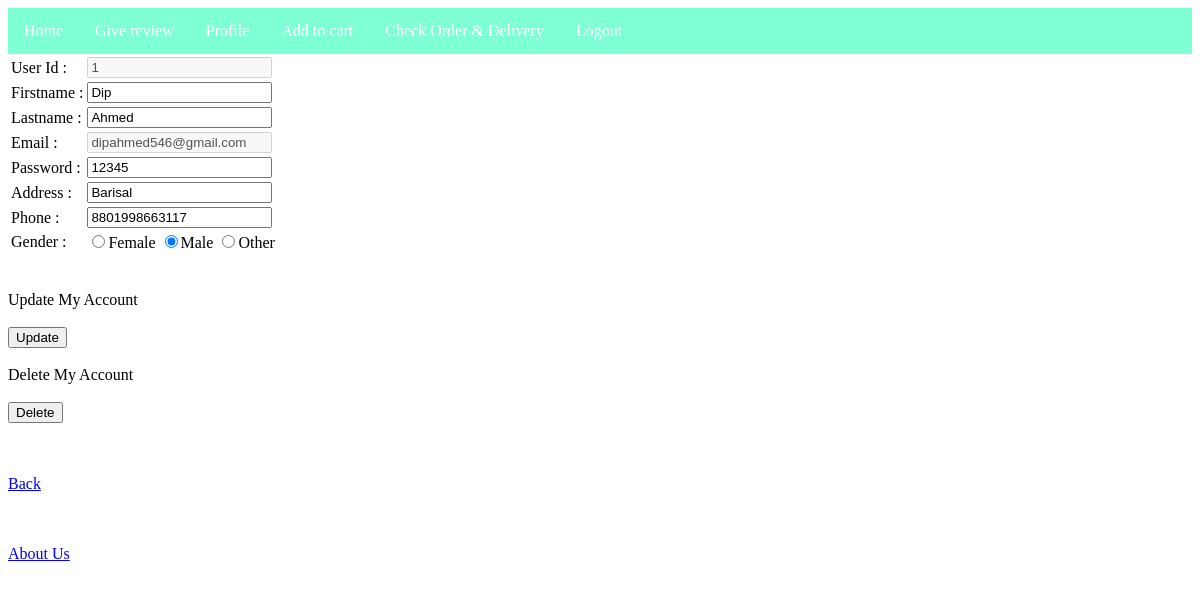
The page /BUYER/view/BuyerProfile.php (signed in) on the database its author committed.
### tables this page shows
CREATE TABLE `users` (
  `id` int(50) NOT NULL,
  `userPassword` varchar(20) NOT NULL,
  `firstname` varchar(20) NOT NULL,
  `lastname` varchar(20) NOT NULL,
  `userType` varchar(20) NOT NULL,
  `phone` varchar(20) NOT NULL,
  `gender` varchar(20) NOT NULL,
  `homeAddress` varchar(20) NOT NULL,
  `email` varchar(50) NOT NULL,
  `birthDate` date NOT NULL,
  `imageName` varchar(100) NOT NULL
);

### BUYER/model/model.php (called while the page is built, shortened)
<?php
class db{
 function CheckUsers($conn,$table,$userName,$password)
 {
  $result = $conn->query("SELECT * FROM ". $table." WHERE email='". $userName."' AND userPassword='". $password."'");
 return $result;
 }
}
?>

### BUYER/view/BuyerProfile.php (the view, shortened to what this page needs)
<?php
include('../model/model.php');
?>
<!DOCTYPE html>
<html>
<head>
  <link rel="stylesheet" href="../css/style.css">
</head>
<body>
<ul>
  <li><a href="BuyerHome.php"> Home </a> </li>
  <li><a href="json.php"> Give review </a> </li>
  <li><a href="BuyerProfile.php"> Profile </a></li>
  <li><a href="shopping_cart.php"> Add to cart </a></li>
  <li><a href="CheckOrder.php"> Check Order & Delivery </a></li>
  <li><a href="Logout.php">Logout</a></li>
  </ul>
<?php
$radio1=$radio2=$radio3="";
$connection = new db();
$conobj=$connection->OpenCon();
$userQuery=$connection->CheckUsers($conobj,"users",$_SESSION["userName"],$_SESSION["password"]);
if ($userQuery->num_rows > 0) {
    echo "<form action='' method='post'>";
    while($row = $userQuery->fetch_assoc()) {
      echo "<table><tr><td>User Id :</td><td> <input type='text' name='id' value=".$row["id"]." disabled></td></tr>";
      echo "<tr><td>Firstname :</td><td> <input type='text' name='fname' value=".$row["firstname"]." ></td></tr>";
      echo "<tr><td>Lastname :</td><td> <input type='text' name='lname' value=".$row["lastname"]." ></td></tr>";
      echo "<tr><td>Email :</td><td> <input type='text' name='email' value=".$row["email"]." disabled></td></tr>";
      echo "<tr><td>Password :</td><td> <input type='text' name='password' value=".$row["userPassword"]." ></td></tr>";
      echo "<tr><td>Address :</td><td> <input type='text' name='address' value=".$row["homeAddress"]." ></td></tr>";
      echo "<tr><td>Phone :</td><td> <input type='text' name='phone' value=".$row["phone"]." ></td></tr>";
      if($row["gender"]=='female')
      {$radio1="checked";}
      else if($row["gender"]=='male')
      {$radio2="checked";}
      else {$radio3="checked";}
      echo "<tr><td>Gender :</td><td> <input type='radio' name='gender' value='female' $radio1>Female
      <input type='radio' name='gender' value='male' $radio2>Male
      <input type='radio' name='gender' value='other' $radio3>Other </td></tr></table>" ;
    }
    echo "<br><br>Update My Account";
    echo   "<br><br> <input name='update' type='submit' value='Update'>";
    echo "<br><br>Delete My Account";
    echo   "<br><br> <input name='delete' type='submit' value='Delete' onclick='myFunction()'></form>";
  } else {
    echo "0 results";
  }
  ?>
<br><br>
<a href="BuyerHome.php">Back</a>
<br><br>
<br>
  <div class="footer">
  <p><a href="AboutUs.php">About Us</a></p>
</div>
</body>
</html>

### BUYER/css/style.css (style rules this page uses)
ul { list-style-type: none; margin: 0; padding: 0; overflow: hidden; background-color:aquamarine; }
li { float: left; }
li a { display: inline-block; color: white; text-align: center; padding: 14px 16px; text-decoration: none; }

### rows shown on the page
users: id "1", fname "Dip", lname "Ahmed", email "dipahmed546@gmail.com", password "12345", address "Barisal", phone "8801998663117"
